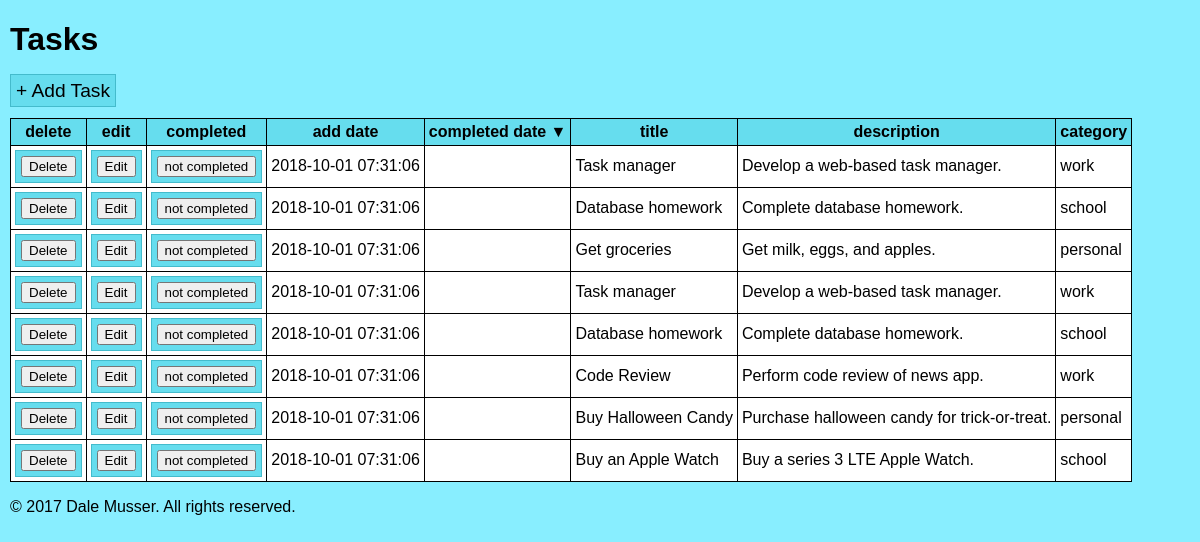
Page /TaskManager3-MVC/index.php?orderby=completedDate on the committed database.
### tables this page shows
CREATE TABLE tasks (
   id INT NOT NULL AUTO_INCREMENT PRIMARY KEY,
   title VARCHAR(255) NOT NULL,
   description MEDIUMTEXT,
   category ENUM('personal', 'school', 'work', 'uncategorized') DEFAULT 'uncategorized',
   addDate DATETIME NOT NULL,
   completedDate DATETIME,
   completed char(1) DEFAULT 'N'
);

### TaskManager3-MVC/index.php (called while the page is built, shortened)
<?php
	$controller = new TasksController();
	$controller->run();
?>

### TaskManager3-MVC/TasksModel.php (called while the page is built, shortened)
<?php
	class TasksModel {
		private $mysqli;
		private $orderBy = 'title';
		private $orderDirection = 'asc';
		private function initDatabaseConnection() {
			require('db_credentials.php');
			$this->mysqli = new mysqli($servername, $username, $password, $dbname);
		}
		private function restoreOrdering() {
			$this->orderBy = $_SESSION['orderby'] ? $_SESSION['orderby'] : $this->orderBy;
			$this->orderDirection = $_SESSION['orderdirection'] ? $_SESSION['orderdirection'] : $this->orderDirection;
		}
		public function toggleOrder($orderBy) {
			if ($this->orderBy == $orderBy)	{
				if ($this->orderDirection == 'asc') {
					$this->orderDirection = 'desc';
				} else {
					$this->orderDirection = 'asc';
				}
			} else {
				$this->orderDirection = 'asc';
			}
			$this->orderBy = $orderBy;
		}
		public function getTasks() {
			$this->error = '';
			$tasks = array();
			$orderByEscaped = $this->mysqli->real_escape_string($this->orderBy);
			$orderDirectionEscaped = $this->mysqli->real_escape_string($this->orderDirection);
			$sql = "SELECT * FROM tasks ORDER BY $orderByEscaped $orderDirectionEscaped";
			if ($result = $this->mysqli->query($sql)) {
				if ($result->num_rows > 0) {
					while($row = $result->fetch_assoc()) {
						array_push($tasks, $row);
					}
				}
			} else {
				$this->error = $mysqli->error;
			}
			return array($tasks, $this->error);
		}
	}
?>

### TaskManager3-MVC/db_credentials.php (called while the page is built)
<?php
$servername = "server_name_goes_here";
$username = "user_name_goes_here";
$password = "password_goes_here";
$dbname = "database_name_goes_here";
?>

### TaskManager3-MVC/TasksViews.php (the view, shortened to what this page needs)
<?php
	class TasksViews {
		private $stylesheet = 'taskmanager.css';
		private $pageTitle = 'Tasks';
		public function taskListView($tasks, $orderBy = 'title', $orderDirection = 'asc', $message = '') {
			$body = "<h1>Tasks</h1>\n";
			$body .= "<p><a class='taskButton' href='index.php?view=taskform'>+ Add Task</a></p>\n";
			$body .= "<table>\n";
			$body .= "<tr><th>delete</th><th>edit</th><th>completed</th>";
			$columns = array(array('name' => 'addDate', 'label' => 'add date'),
							 array('name' => 'completedDate', 'label' => 'completed date'),
							 array('name' => 'title', 'label' => 'title'),
							 array('name' => 'description', 'label' => 'description'),
							 array('name' => 'category', 'label' => 'category'));
			foreach ($columns as $column) {
				$name = $column['name'];
				$label = $column['label'];
				if ($name == $orderBy) {
					if ($orderDirection == 'asc') {
						$label .= " &#x25BC;";
					} else {
						$label .= " &#x25B2;";
					}
				}
				$body .= "<th><a class='order' href='index.php?orderby=$name'>$label</a></th>";
			}
			foreach ($tasks as $task) {
				$id = $task['id'];
				$addDate = $task['addDate'];
				$completedDate = ($task['completedDate']) ? $task['completedDate'] : '';
				$title = $task['title'];
				$description = ($task['description']) ? $task['description'] : '';
				$category = $task['category'];
				$completedAction = 'set_completed';
				$completedLabel = 'not completed';
				$body .= "<tr>";
				$body .= "<td><form action='index.php' method='post'><input type='hidden' name='action' value='delete' /><input type='hidden' name='id' value='$id' /><input type='submit' value='Delete'></form></td>";
				$body .= "<td><form action='index.php' method='post'><input type='hidden' name='action' value='edit' /><input type='hidden' name='id' value='$id' /><input type='submit' value='Edit'></form></td>";
				$body .= "<td><form action='index.php' method='post'><input type='hidden' name='action' value='$completedAction' /><input type='hidden' name='id' value='$id' /><input type='submit' value='$completedLabel'></form></td>";
				$body .= "<td>$addDate</td><td>$completedDate</td><td>$title</td><td>$description</td><td>$category</td>";
				$body .= "</tr>\n";
			}
			$body .= "</table>\n";
			return $this->page($this->pageTitle, $body, $this->stylesheet);
		}
		private function page($title, $body, $stylesheet) {
			$html = <<<EOT
<!DOCTYPE html>
<html>
<head>
<title>$title</title>
<link rel="stylesheet" type="text/css" href="{$this->stylesheet}">
</head>
<body>
$body
<p>&copy; 2017 Dale Musser. All rights reserved.</p>
</body>
</html>
EOT;
			return $html;
		}
}

### TaskManager3-MVC/taskmanager.css (style rules this page uses)
body { margin: 10px; background-color: #8ef; font-family: arial; }
table, th, td { border: 1px solid black; border-collapse: collapse; }
th, td { padding: 4px; }
th { background-color: #6de; }
td { background-color: #fff; }
a.taskButton:link, a.taskButton:visited, a.taskButton:active { color: black; font-size: 1.2em; text-decoration: none; background-color: #6de; padding: 5px; border: 1px solid #4bc; }
form { background-color: #6de; border: 1px solid #4bc; padding: 5px; }
a.order:link, a.order:visited, a.order:active { color: black; text-decoration: none; }

### rows in the picture
tasks: addDate "2018-10-01 07:31:06", title "Task manager", description "Develop a web-based task manager.", category "work"
tasks: addDate "2018-10-01 07:31:06", title "Database homework", description "Complete database homework.", category "school"
tasks: addDate "2018-10-01 07:31:06", title "Get groceries", description "Get milk, eggs, and apples.", category "personal"
tasks: addDate "2018-10-01 07:31:06", title "Task manager", description "Develop a web-based task manager.", category "work"
tasks: addDate "2018-10-01 07:31:06", title "Database homework", description "Complete database homework.", category "school"
tasks: addDate "2018-10-01 07:31:06", title "Code Review", description "Perform code review of news app.", category "work"
tasks: addDate "2018-10-01 07:31:06", title "Buy Halloween Candy", description "Purchase halloween candy for trick-or-treat.", category "personal"
tasks: addDate "2018-10-01 07:31:06", title "Buy an Apple Watch", description "Buy a series 3 LTE Apple Watch.", category "school"

### other values in the picture
$label "add date"
$label "completed date ▼"
$label "title"
$label "description"
$label "category"
